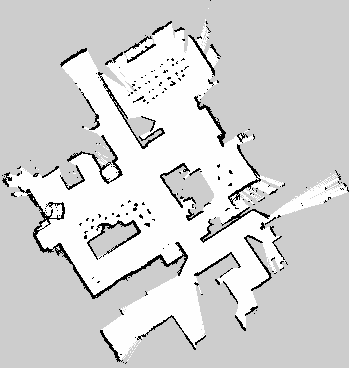
#> input picture pacmanbot_package/maps/map_01.pgm, 349 x 368 px, found by its file name
$ python map_helper.py
#> lines starting #> are read from the running program, lines starting #| are printed output that depends on the picture; after the words box and inside, x2 and y2 are one past the last pixel; in counts of white or black regions, pixels touching at a corner belong together
import cv2

src = '/home/eva/ros2_ws/src/PacManBot_ROS2/pacmanbot_package/maps/map_01.pgm'
dst = '/home/eva/ros2_ws/src/PacManBot_ROS2/pacmanbot_package/maps/map_01_clean.pgm'

img = cv2.imread(src, cv2.IMREAD_GRAYSCALE)
#> img is the input picture: shape (368, 349); min 0, max 254, mean 210.8

# FORCE EVERYTHING into strict binary
binary = (img > 240).astype('uint8') * 255
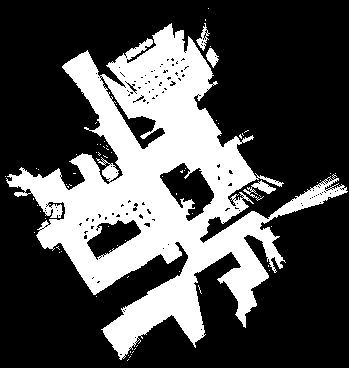
#> binary: shape (368, 349); 30.5% white; 70 white regions (66 under 20 px), largest, box (x1, y1, x2, y2) and area: (6, 23, 348, 360) 38583, (243, 180, 276, 201) 218, (206, 48, 219, 68) 143, (196, 23, 210, 51) 133

cv2.imwrite(dst, binary)

print("Saved binary map")

# sanity check
vals = set(binary.flatten())
#> vals = 2 items
print("Unique values:", vals)
#| Unique values: {0, 255}
